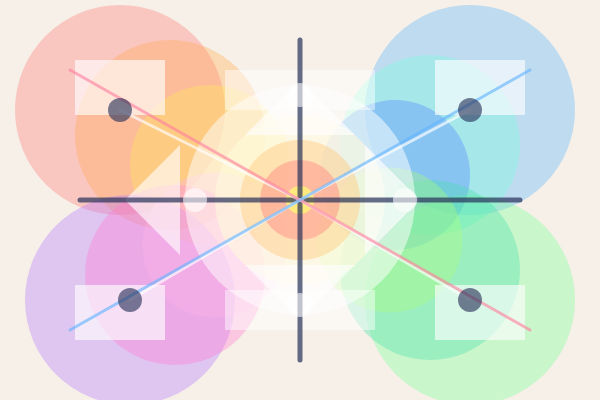
Frame 1 (no input)
Frame 60 (no input): identical to frame 1, image omitted
Frame 120 (the mouse pressed at the canvas centre since frame 60): identical to frame 1, image omitted

The p5.js sketch that drew this single still picture (run headless with seeded random() and noise() and a simulated clock; from frame 60 on, the mouse is pressed at the canvas centre):

// p5.js sketch
// ── sketch.js
function setup() {
  createCanvas(600, 400);
  textSize(16);
}

function draw() {
  background(246, 240, 232);

  noStroke();

  // 왼쪽 위 따뜻한 색 영역
  fill(255, 120, 120, 90);
  ellipse(120, 110, 210, 210);
  fill(255, 170, 80, 90);
  ellipse(170, 135, 190, 190);
  fill(255, 230, 90, 90);
  ellipse(210, 165, 160, 160);

  // 오른쪽 위 차가운 색 영역
  fill(90, 180, 255, 90);
  ellipse(470, 110, 210, 210);
  fill(120, 255, 220, 90);
  ellipse(430, 145, 180, 180);
  fill(80, 130, 255, 90);
  ellipse(395, 175, 150, 150);

  // 왼쪽 아래 보라/핑크 색 영역
  fill(180, 120, 255, 90);
  ellipse(130, 300, 210, 210);
  fill(255, 120, 210, 90);
  ellipse(175, 275, 180, 180);
  fill(255, 180, 230, 90);
  ellipse(215, 245, 145, 145);

  // 오른쪽 아래 초록 계열 색 영역
  fill(120, 255, 150, 90);
  ellipse(470, 300, 210, 210);
  fill(70, 220, 170, 90);
  ellipse(430, 270, 180, 180);
  fill(170, 255, 120, 90);
  ellipse(390, 240, 145, 145);

  // 가운데 원형 구조
  fill(255, 255, 255, 130);
  ellipse(300, 200, 230, 230);
  fill(255, 250, 220, 150);
  ellipse(300, 200, 170, 170);
  fill(255, 200, 120, 110);
  ellipse(300, 200, 120, 120);
  fill(255, 120, 120, 100);
  ellipse(300, 200, 80, 80);
  fill(255, 240, 120, 220);
  ellipse(300, 200, 28, 28);

  // 사각형
  fill(255, 255, 255, 160);
  rect(75, 60, 90, 55);
  rect(435, 60, 90, 55);
  rect(75, 285, 90, 55);
  rect(435, 285, 90, 55);

  fill(255, 255, 255, 120);
  rect(225, 70, 150, 40);
  rect(225, 290, 150, 40);

  // 삼각형
  fill(255, 255, 255, 160);
  triangle(245, 135, 355, 135, 300, 80);
  triangle(365, 145, 365, 255, 420, 200);
  triangle(245, 265, 355, 265, 300, 320);
  triangle(180, 145, 180, 255, 125, 200);

  // 구도 정리 선
  stroke(40, 50, 90, 180);
  strokeWeight(5);
  line(300, 40, 300, 360);
  line(80, 200, 520, 200);

  // 바깥 점들과 중심 연결선
  stroke(255, 255, 255, 170);
  strokeWeight(3);
  line(120, 110, 300, 200);
  line(470, 110, 300, 200);
  line(130, 300, 300, 200);
  line(470, 300, 300, 200);

  stroke(255, 130, 160, 160);
  line(70, 70, 530, 330);

  stroke(100, 180, 255, 160);
  line(530, 70, 70, 330);

  // 바깥 점
  noStroke();
  fill(40, 50, 90, 160);
  ellipse(120, 110, 24, 24);
  ellipse(470, 110, 24, 24);
  ellipse(130, 300, 24, 24);
  ellipse(470, 300, 24, 24);

  // 중심 주변 작은 점
  fill(255, 255, 255, 150);
  ellipse(300, 95, 24, 24);
  ellipse(405, 200, 24, 24);
  ellipse(300, 305, 24, 24);
  ellipse(195, 200, 24, 24);
}
